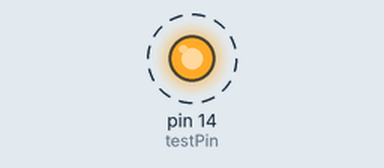
Bench run of a sketch on a simulated Arduino Uno, built with avr-gcc and run on an emulated ATmega328P. On the bench: output pins drawn as LEDs (lit = HIGH). Dashed ring = blinking.

Above: at 0.5 s.
Timing chart, 0 to 4.6 s (numbered marks = the images above):
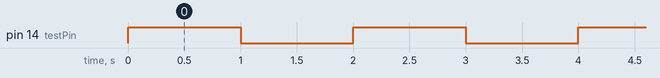

The sketch:

Lab4_Arduino-ESP-Arduino-host.ino
```cpp
const int testPin = 14;  // Pin sending signal to ESP8266

void setup() {
  pinMode(testPin, OUTPUT);
}

void loop() {
  Serial.println("Checking if anything works");
  digitalWrite(testPin, HIGH);   // Send HIGH signal to ESP8266
  delay(1000);
  digitalWrite(testPin, LOW);    // Send LOW signal to ESP8266
  delay(1000);
}
```

Measured:
- by itself, pin 14 (testPin): alternates HIGH for 1.0 s and LOW for 1.0 s
